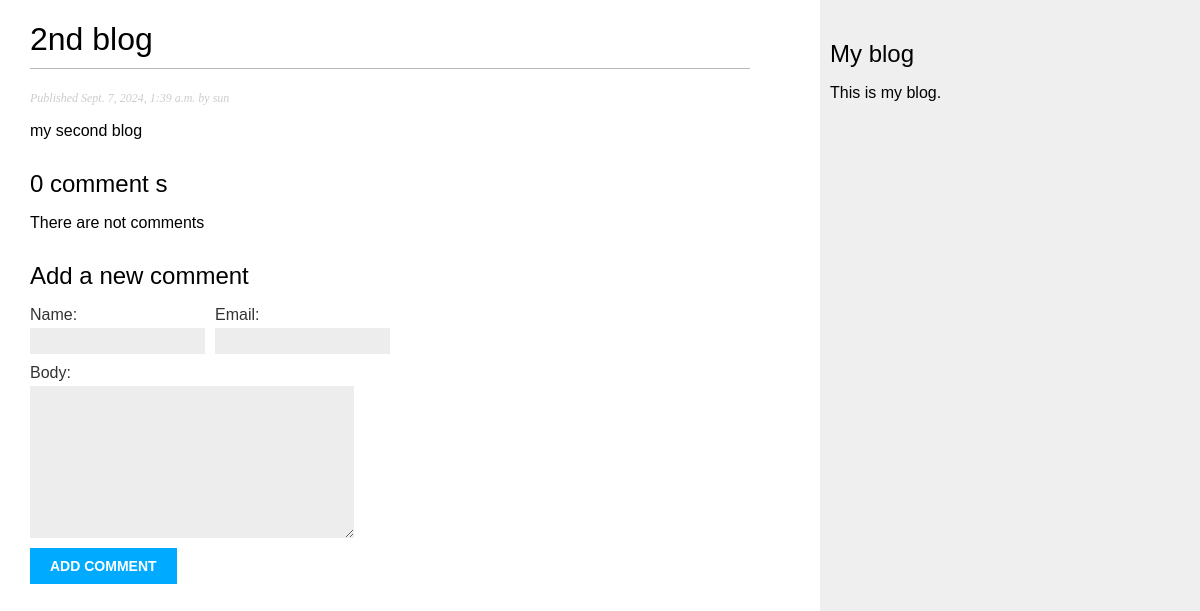
The page /blog/2024/9/7/2nd-blog on the database its author committed.
### blog/models.py (models this page shows, shortened)
class Post(models.Model):
    tags = TaggableManager()
    class Status(models.TextChoices):
        DRAFT = 'DF', 'Draft'
        PUBLISHED = 'PB', 'Published'
    title = models.CharField(max_length=250)
    slug = models.SlugField(max_length=250, unique_for_date='publish')
    author = models.ForeignKey(
        settings.AUTH_USER_MODEL,
        on_delete=models.CASCADE,
        related_name='blog_posts',
    )
    body = models.TextField()
    publish = models.DateTimeField(default=timezone.now)
    created = models.DateTimeField(auto_now_add=True)
    updated = models.DateTimeField(auto_now=True)
    status = models.CharField(
        max_length=2,
        choices=Status,
        default=Status.DRAFT,
    )
    objects = models.Manager() #the default manager
    published = PublishedManager() # Our customer manager
    class Meta:
        ordering = ['-publish']
        indexes = [
            models.Index(fields=['-publish']),
        ]

### blog/views.py (the view)
# urls.py: path('<int:year>/<int:month>/<int:day>/<slug:post>', views.post_detail, name='post_detail'),
def post_detail(request, year,month,day, post):
    post = get_object_or_404(
        Post,
        status=Post.Status.PUBLISHED,
        slug=post,
        publish__year=year,
        publish__month=month,
        publish__day=day,
    )
    comments = post.comments.filter(active=True)
    form = CommentForm()
    return render(
        request,
        'blog/post/detail.html',
        {'post': post,'comments': comments, 'form': form}
    )

### blog/forms.py
class CommentForm(forms.ModelForm):
    class Meta:
        model = Comment
        fields = ['name', 'email', 'body']

### blog/templates/blog/post/detail.html (shortened to what this page needs)
{% extends "blog/base.html" %}
{% block content %}
  <h1>{{ post.title }}</h1>
  <p class="date">
    Published {{ post.publish }} by {{ post.author }}
  </p>
  {{ post.body|linebreaks }}
    {% with comments.count as total_comments %}
        <h2>
        {{ total_comments }} comment {{ total_comments|pluralize }}
        </h2>
    {% endwith %}
    {% for comment in comments %}
    	<div class="comment">
        <p class="info">
            Comment {{ forloop.counter }} by {{ comment.name }} {{ comment.created }}
        </p>
        {{ comment.body|linebreaks }}
        </div>
        {% empty %}
        <p>There are not comments</p>
    {% endfor %}
    {% include "blog/post/includes/comment_form.html" %}
{% endblock %}

### blog/static/css/blog.css (style rules this page uses)
body { margin:0; padding:0; font-family:helvetica, sans-serif; }
h1 { font-weight:normal; border-bottom:1px solid #bbb; padding:0 0 10px 0; }
h2 { font-weight:normal; margin:30px 0 0; }
p.date { color:#ccc; font-family: georgia, serif; font-size: 12px; font-style: italic; }
label { float:left; clear:both; color:#333; margin-bottom:4px; }
input, textarea { clear:both; float:left; margin:0 0 10px; background:#ededed; border:0; padding:6px 10px; font-size:12px; }

### rows shown on the page
Post: title "2nd blog", publish "Sept. 7, 2024, 1:39 a.m.", author "sun", body "my second blog"

### other values the page prints
{{ total_comments }} "0"
